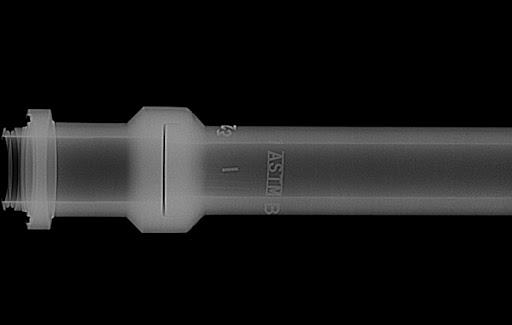
#> input picture image_processing/UNIT-2/Images/x-ray.jpg, 512 x 325 px, found by its file name
$ python error_diffusion.py
#> lines starting #> are read from the running program, lines starting #| are printed output that depends on the picture; after the words box and inside, x2 and y2 are one past the last pixel; in counts of white or black regions, pixels touching at a corner belong together
#> further down, img is the input picture: shape (325, 512); min 0, max 204, mean 25.9
#> the answer given: 1
import cv2
import numpy as np

def ordered_dithering(img):
    """Apply ordered dithering (Bayer matrix)"""
    # 4x4 Bayer matrix
    bayer_matrix = (1/16) * np.array([[0, 8, 2, 10],
                                      [12, 4, 14, 6],
                                      [3, 11, 1, 9],
                                      [15, 7, 13, 5]])
    h, w = img.shape
#> h = 325; w = 512
    tile_h = int(np.ceil(h / 4))
#> tile_h = 82
    tile_w = int(np.ceil(w / 4))
#> tile_w = 128
    threshold_map = np.tile(bayer_matrix, (tile_h, tile_w))
    threshold_map = threshold_map[:h, :w] * 255
    halftoned = (img > threshold_map).astype(np.uint8) * 255
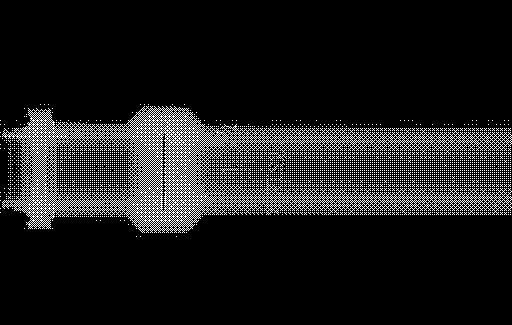
#> halftoned: shape (325, 512); 11.2% white in thin lines or dots, all inside (x1, y1, x2, y2) = (0, 104, 512, 237)
    return halftoned

def error_diffusion(img):
    """Apply Floyd–Steinberg error diffusion halftoning"""
    img = img.astype(float)
    h, w = img.shape
    halftoned = np.copy(img)
    for y in range(h):
        for x in range(w):
            old_pixel = halftoned[y, x]
            new_pixel = 255 if old_pixel > 127 else 0
            halftoned[y, x] = new_pixel
            quant_error = old_pixel - new_pixel
            if x+1 < w:
                halftoned[y, x+1] += quant_error * 7/16
            if y+1 < h and x > 0:
                halftoned[y+1, x-1] += quant_error * 3/16
            if y+1 < h:
                halftoned[y+1, x] += quant_error * 5/16
            if y+1 < h and x+1 < w:
                halftoned[y+1, x+1] += quant_error * 1/16
    halftoned = np.clip(halftoned, 0, 255).astype(np.uint8)
    return halftoned

if __name__ == "__main__":
    # Load your grayscale industrial image
    img_path = "D:\\HCL_Git\\Images\\x-ray.jpg"  # change this path
    img = cv2.imread(img_path, 0)  # 0 = grayscale
    if img is None:
        raise FileNotFoundError(f"Image not found at {img_path}")

    # Choose method
    print("Choose halftoning method:")
    print("1 - Ordered Dithering")
    print("2 - Error Diffusion (Floyd–Steinberg)")
    choice = input("Enter 1 or 2: ").strip()

    if choice == "1":
        halftoned = ordered_dithering(img)
        output_path = "ordered_halftone.png"
    elif choice == "2":
        halftoned = error_diffusion(img)
        output_path = "floyd_steinberg_halftone.png"
    else:
        raise ValueError("Invalid choice! Enter 1 or 2.")

    # Save and display1
    cv2.imshow("Halftone", halftoned)
    cv2.waitKey(0)
    cv2.destroyAllWindows()
